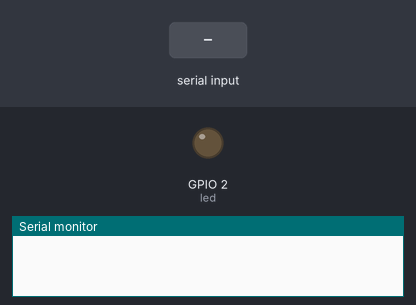
Simulated run of this sketch. Board: ESP32. Shown: output pins drawn as LEDs (lit = HIGH), the last lines printed to the serial monitor. The inputs (shaded band) are chosen by the test bench. Nothing arrives over Bluetooth unless stated.

Above: at 1.2 s.
1.3 s: "1" received over the second serial link
At 2.1 s:
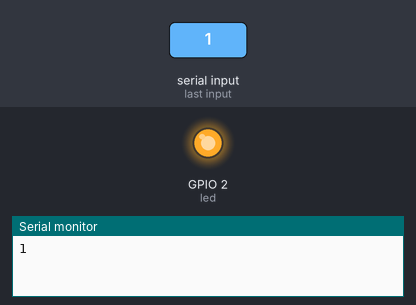
Timing chart, 0 to 4.3 s (numbered marks = the images above; inputs shaded):
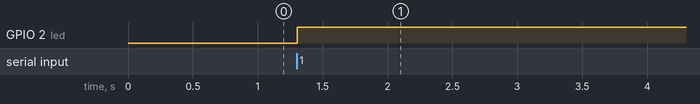

Measured:
- after the input at 1.3 s, GPIO 2 (led): LOW → HIGH at once

The sketch:

L5_Bluetooth.ino
```cpp
#include "BluetoothSerial.h"
#define led 2
BluetoothSerial SerialBT;

char receivedChar;  // Variable para almacenar el carácter recibido
int estado = 0;     // Variable para almacenar el estado, inicialmente 0

void setup() {
  Serial.begin(9600);    // Inicializa la comunicación serie a 9600 baudios para la depuración
  SerialBT.begin("Gerryno");  // Nombre del dispositivo Bluetooth
  pinMode(led, OUTPUT);  // Configura el pin 2 como salida (opcional, por si quieres usar un LED para ver el cambio de estado)
}

void loop() {
  // Verifica si se ha recibido un dato por el Bluetooth
  if (SerialBT.available()) {
    receivedChar = SerialBT.read();  // Lee el carácter recibido
    if (receivedChar == '1') {       // Comprueba si el carácter recibido es '1'
      estado = !estado;              // Cambia el estado (0 a 1 y 1 a 0)
      digitalWrite(led, estado);       // Opcional: enciende o apaga un LED en el pin 2
      SerialBT.println(estado);      // Envía el nuevo estado de vuelta por Bluetooth
      Serial.println(estado);        // Envía el nuevo estado al monitor serie para depuración
    }
  }
  delay(10);  // Añadir un pequeño retardo para evitar que el loop sea demasiado rápido
}
```
